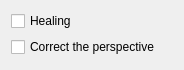
<?xml version="1.0" encoding="UTF-8"?>
<ui version="4.0">
 <class>DuplicateOpOptionsWidget</class>
 <widget class="QWidget" name="DuplicateOpOptionsWidget">
  <property name="geometry">
   <rect>
    <x>0</x>
    <y>0</y>
    <width>184</width>
    <height>70</height>
   </rect>
  </property>
  <layout class="QVBoxLayout" name="verticalLayout">
   <item>
    <widget class="QCheckBox" name="cbHealing">
     <property name="text">
      <string>Healing</string>
     </property>
    </widget>
   </item>
   <item>
    <widget class="QCheckBox" name="cbPerspective">
     <property name="text">
      <string>Correct the perspective</string>
     </property>
    </widget>
   </item>
   <item>
    <spacer name="verticalSpacer">
     <property name="orientation">
      <enum>Qt::Vertical</enum>
     </property>
     <property name="sizeHint" stdset="0">
      <size>
       <width>20</width>
       <height>40</height>
      </size>
     </property>
    </spacer>
   </item>
  </layout>
 </widget>
 <resources/>
 <connections/>
</ui>
